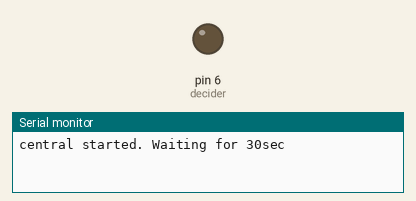
This sketch was run on a simulated Arduino Uno, built with avr-gcc and run on an emulated ATmega328P. Parts: output pins drawn as LEDs (lit = HIGH), the last lines printed to the serial monitor. Dashed ring = blinking.

Above: at 0.1 s.
At 66.9 s:
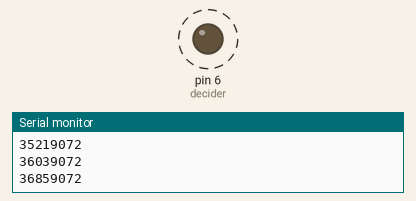
Timing chart, 0 to 67.2 s (numbered marks = the images above):
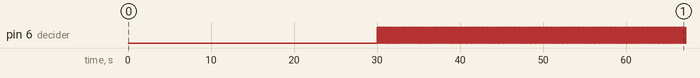

The sketch:

central.ino
```cpp
int decider = 6;
int count = 0;
long int time4 = 0, starttime = 0;
void setup() {
  // put your setup code here, to run once:

pinMode(decider, OUTPUT);
digitalWrite(decider, LOW);
Serial.begin(230400);
Serial.println("central started. Waiting for 30sec");
Serial.end();
delay(30000);
//Timer1.initialize(41000); // set a timer of length 100000 microseconds (or 0.1 sec - or 10Hz => the led will blink 5 times, 5 cycles of on-and-off, per second)
//Timer1.attachInterrupt( timerIsr ); // attach the service routine here
// Set CS01 and CS00 bits for 64 prescaler
noInterrupts();           // disable all interrupts
  TCCR1A = 0;
  TCCR1B = 0;
  TCNT1 = 65536- 10250 ;          // no prescale , 1/0.041 Hz frequency
  TCCR1B |= (1 << CS11) | (1 << CS10);   // setting prescale = 64
// 1 prescaler
  TIMSK1 |= (1 << TOIE1);   // enable timer overflow interrupt
 // accelero.calibrate();
   starttime=micros();
  interrupts();
}

void loop() {
  // put your main code here, to run repeatedly:
}

ISR(TIMER1_OVF_vect)
{
    TCNT1 = 65536-10250;
    count = (count+1)%20;
    if(count == 0){     Serial.begin(230400);
      time4 = micros()-starttime;
      Serial.println(time4);
     Serial.flush();

     Serial.end();
    }
    digitalWrite( decider, !(digitalRead(decider)) );

}
```

Measured:
- by itself, pin 6 (decider): alternates HIGH for 0.04 s and LOW for 0.04 s
